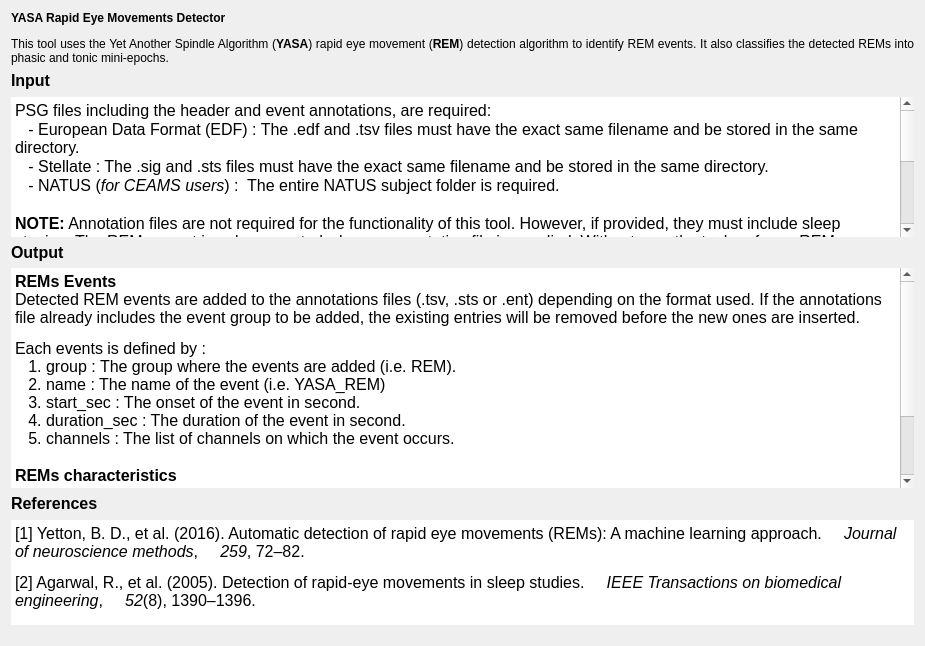
<?xml version="1.0" encoding="UTF-8"?>
<ui version="4.0">
 <class>IntroStepYASA</class>
 <widget class="QWidget" name="IntroStepYASA">
  <property name="geometry">
   <rect>
    <x>0</x>
    <y>0</y>
    <width>925</width>
    <height>646</height>
   </rect>
  </property>
  <property name="windowTitle">
   <string>Form</string>
  </property>
  <layout class="QVBoxLayout" name="verticalLayout_4">
   <item>
    <widget class="QLabel" name="label_2">
     <property name="minimumSize">
      <size>
       <width>0</width>
       <height>0</height>
      </size>
     </property>
     <property name="maximumSize">
      <size>
       <width>16777215</width>
       <height>140</height>
      </size>
     </property>
     <property name="font">
      <font>
       <italic>false</italic>
       <bold>false</bold>
      </font>
     </property>
     <property name="text">
      <string>&lt;html&gt;&lt;head/&gt;&lt;body&gt;&lt;p&gt;&lt;span style=&quot; font-weight:600;&quot;&gt;YASA Rapid Eye Movements Detector&lt;/span&gt;&lt;/p&gt;&lt;p&gt;This tool uses the Yet Another Spindle Algorithm (&lt;span style=&quot; font-weight:700;&quot;&gt;YASA&lt;/span&gt;) rapid eye movement (&lt;span style=&quot; font-weight:700;&quot;&gt;REM&lt;/span&gt;) detection algorithm to identify REM events. It also classifies the detected REMs into phasic and tonic mini-epochs.&lt;/p&gt;&lt;/body&gt;&lt;/html&gt;</string>
     </property>
     <property name="textFormat">
      <enum>Qt::TextFormat::AutoText</enum>
     </property>
     <property name="scaledContents">
      <bool>false</bool>
     </property>
     <property name="alignment">
      <set>Qt::AlignmentFlag::AlignJustify|Qt::AlignmentFlag::AlignVCenter</set>
     </property>
     <property name="wordWrap">
      <bool>true</bool>
     </property>
    </widget>
   </item>
   <item>
    <layout class="QVBoxLayout" name="verticalLayout_3">
     <property name="sizeConstraint">
      <enum>QLayout::SizeConstraint::SetMaximumSize</enum>
     </property>
     <item>
      <widget class="QLabel" name="label">
       <property name="minimumSize">
        <size>
         <width>0</width>
         <height>20</height>
        </size>
       </property>
       <property name="maximumSize">
        <size>
         <width>16777215</width>
         <height>20</height>
        </size>
       </property>
       <property name="font">
        <font>
         <italic>false</italic>
         <bold>false</bold>
        </font>
       </property>
       <property name="text">
        <string>&lt;html&gt;&lt;head/&gt;&lt;body&gt;&lt;p&gt;&lt;span style=&quot; font-size:12pt; font-weight:600;&quot;&gt;Input&lt;/span&gt;&lt;/p&gt;&lt;/body&gt;&lt;/html&gt;</string>
       </property>
       <property name="alignment">
        <set>Qt::AlignmentFlag::AlignLeading|Qt::AlignmentFlag::AlignLeft|Qt::AlignmentFlag::AlignVCenter</set>
       </property>
      </widget>
     </item>
     <item>
      <widget class="QTextEdit" name="textEdit">
       <property name="sizePolicy">
        <sizepolicy hsizetype="Expanding" vsizetype="Expanding">
         <horstretch>0</horstretch>
         <verstretch>0</verstretch>
        </sizepolicy>
       </property>
       <property name="minimumSize">
        <size>
         <width>0</width>
         <height>0</height>
        </size>
       </property>
       <property name="maximumSize">
        <size>
         <width>16777215</width>
         <height>140</height>
        </size>
       </property>
       <property name="layoutDirection">
        <enum>Qt::LayoutDirection::LeftToRight</enum>
       </property>
       <property name="styleSheet">
        <string notr="true"/>
       </property>
       <property name="frameShape">
        <enum>QFrame::Shape::NoFrame</enum>
       </property>
       <property name="frameShadow">
        <enum>QFrame::Shadow::Plain</enum>
       </property>
       <property name="lineWidth">
        <number>0</number>
       </property>
       <property name="sizeAdjustPolicy">
        <enum>QAbstractScrollArea::SizeAdjustPolicy::AdjustIgnored</enum>
       </property>
       <property name="readOnly">
        <bool>true</bool>
       </property>
       <property name="html">
        <string>&lt;!DOCTYPE HTML PUBLIC &quot;-//W3C//DTD HTML 4.0//EN&quot; &quot;http://www.w3.org/TR/REC-html40/strict.dtd&quot;&gt;
&lt;html&gt;&lt;head&gt;&lt;meta name=&quot;qrichtext&quot; content=&quot;1&quot; /&gt;&lt;meta charset=&quot;utf-8&quot; /&gt;&lt;style type=&quot;text/css&quot;&gt;
p, li { white-space: pre-wrap; }
hr { height: 1px; border-width: 0; }
li.unchecked::marker { content: &quot;\2610&quot;; }
li.checked::marker { content: &quot;\2612&quot;; }
&lt;/style&gt;&lt;/head&gt;&lt;body style=&quot; font-size:12pt; font-weight:400; font-style:normal;&quot;&gt;
&lt;p style=&quot; margin-top:0px; margin-bottom:0px; margin-left:0px; margin-right:0px; -qt-block-indent:0; text-indent:0px;&quot;&gt;PSG files including the header and event annotations, are required:&lt;/p&gt;
&lt;p style=&quot; margin-top:0px; margin-bottom:0px; margin-left:0px; margin-right:0px; -qt-block-indent:0; text-indent:0px;&quot;&gt;   - European Data Format (EDF) : The .edf and .tsv files must have the exact same filename and be stored in the same directory.&lt;/p&gt;
&lt;p style=&quot; margin-top:0px; margin-bottom:0px; margin-left:0px; margin-right:0px; -qt-block-indent:0; text-indent:0px;&quot;&gt;   - Stellate : The .sig and .sts files must have the exact same filename and be stored in the same directory.&lt;/p&gt;
&lt;p style=&quot; margin-top:0px; margin-bottom:0px; margin-left:0px; margin-right:0px; -qt-block-indent:0; text-indent:0px;&quot;&gt;   - NATUS (&lt;span style=&quot; font-style:italic;&quot;&gt;for CEAMS users&lt;/span&gt;) :  The entire NATUS subject folder is required.&lt;/p&gt;
&lt;p style=&quot;-qt-paragraph-type:empty; margin-top:0px; margin-bottom:0px; margin-left:0px; margin-right:0px; -qt-block-indent:0; text-indent:0px;&quot;&gt;&lt;br /&gt;&lt;/p&gt;
&lt;p style=&quot; margin-top:0px; margin-bottom:0px; margin-left:0px; margin-right:0px; -qt-block-indent:0; text-indent:0px;&quot;&gt;&lt;span style=&quot; font-weight:700;&quot;&gt;NOTE:&lt;/span&gt; Annotation files are not required for the functionality of this tool. However, if provided, they must include sleep staging. The REMs report is only generated when an annotation file is supplied. Without one, the tool performs REMs detection solely based on the algorithm's detection criteria, and detections may occur in any sleep stage.&lt;/p&gt;
&lt;p style=&quot;-qt-paragraph-type:empty; margin-top:0px; margin-bottom:0px; margin-left:0px; margin-right:0px; -qt-block-indent:0; text-indent:0px;&quot;&gt;&lt;br /&gt;&lt;/p&gt;
&lt;p style=&quot; margin-top:0px; margin-bottom:0px; margin-left:0px; margin-right:0px; -qt-block-indent:0; text-indent:0px;&quot;&gt;&lt;span style=&quot; font-weight:700;&quot;&gt;Suggestion:&lt;/span&gt; If you do not have annotation files, we highly recommend using the &amp;quot;&lt;span style=&quot; font-weight:700;&quot;&gt;Score Sleep Stages with YASA&lt;/span&gt;&amp;quot; tool first to generate an annotation file, and then running this tool for more reliable REMs detection.&lt;/p&gt;
&lt;p style=&quot;-qt-paragraph-type:empty; margin-top:0px; margin-bottom:0px; margin-left:0px; margin-right:0px; -qt-block-indent:0; text-indent:0px;&quot;&gt;&lt;br /&gt;&lt;/p&gt;
&lt;p style=&quot; margin-top:0px; margin-bottom:0px; margin-left:0px; margin-right:0px; -qt-block-indent:0; text-indent:0px;&quot;&gt;Channels:&lt;/p&gt;
&lt;p style=&quot; margin-top:0px; margin-bottom:0px; margin-left:0px; margin-right:0px; -qt-block-indent:0; text-indent:0px;&quot;&gt;This tool requires the selection of &lt;span style=&quot; font-weight:600;&quot;&gt;2&lt;/span&gt; &lt;span style=&quot; font-weight:600;&quot;&gt;EOG&lt;/span&gt; &lt;span style=&quot; font-weight:600;&quot;&gt;channels&lt;/span&gt; per recording for REMs detection.&lt;/p&gt;
&lt;p style=&quot;-qt-paragraph-type:empty; margin-top:0px; margin-bottom:0px; margin-left:0px; margin-right:0px; -qt-block-indent:0; text-indent:0px;&quot;&gt;&lt;br /&gt;&lt;/p&gt;&lt;/body&gt;&lt;/html&gt;</string>
       </property>
      </widget>
     </item>
    </layout>
   </item>
   <item>
    <layout class="QVBoxLayout" name="verticalLayout_2">
     <property name="sizeConstraint">
      <enum>QLayout::SizeConstraint::SetMaximumSize</enum>
     </property>
     <item>
      <widget class="QLabel" name="label_4">
       <property name="maximumSize">
        <size>
         <width>16777215</width>
         <height>20</height>
        </size>
       </property>
       <property name="sizeIncrement">
        <size>
         <width>0</width>
         <height>0</height>
        </size>
       </property>
       <property name="font">
        <font>
         <italic>false</italic>
         <bold>false</bold>
        </font>
       </property>
       <property name="frameShadow">
        <enum>QFrame::Shadow::Plain</enum>
       </property>
       <property name="lineWidth">
        <number>0</number>
       </property>
       <property name="text">
        <string>&lt;html&gt;&lt;head/&gt;&lt;body&gt;&lt;p&gt;&lt;span style=&quot; font-size:12pt; font-weight:600;&quot;&gt;Output&lt;/span&gt;&lt;/p&gt;&lt;/body&gt;&lt;/html&gt;</string>
       </property>
       <property name="alignment">
        <set>Qt::AlignmentFlag::AlignLeading|Qt::AlignmentFlag::AlignLeft|Qt::AlignmentFlag::AlignVCenter</set>
       </property>
      </widget>
     </item>
     <item>
      <widget class="QTextEdit" name="textEdit_2">
       <property name="minimumSize">
        <size>
         <width>0</width>
         <height>0</height>
        </size>
       </property>
       <property name="maximumSize">
        <size>
         <width>16777215</width>
         <height>16777215</height>
        </size>
       </property>
       <property name="frameShape">
        <enum>QFrame::Shape::NoFrame</enum>
       </property>
       <property name="frameShadow">
        <enum>QFrame::Shadow::Plain</enum>
       </property>
       <property name="lineWidth">
        <number>0</number>
       </property>
       <property name="sizeAdjustPolicy">
        <enum>QAbstractScrollArea::SizeAdjustPolicy::AdjustIgnored</enum>
       </property>
       <property name="readOnly">
        <bool>true</bool>
       </property>
       <property name="html">
        <string>&lt;!DOCTYPE HTML PUBLIC &quot;-//W3C//DTD HTML 4.0//EN&quot; &quot;http://www.w3.org/TR/REC-html40/strict.dtd&quot;&gt;
&lt;html&gt;&lt;head&gt;&lt;meta name=&quot;qrichtext&quot; content=&quot;1&quot; /&gt;&lt;meta charset=&quot;utf-8&quot; /&gt;&lt;style type=&quot;text/css&quot;&gt;
p, li { white-space: pre-wrap; }
hr { height: 1px; border-width: 0; }
li.unchecked::marker { content: &quot;\2610&quot;; }
li.checked::marker { content: &quot;\2612&quot;; }
&lt;/style&gt;&lt;/head&gt;&lt;body style=&quot; font-size:12pt; font-weight:400; font-style:normal;&quot;&gt;
&lt;p style=&quot; margin-top:12px; margin-bottom:12px; margin-left:0px; margin-right:0px; -qt-block-indent:0; text-indent:0px;&quot;&gt;&lt;span style=&quot; font-weight:700;&quot;&gt;REMs Events&lt;br /&gt;&lt;/span&gt;Detected REM events are added to the annotations files (.tsv, .sts or .ent) depending on the format used. If the annotations file already includes the event group to be added, the existing entries will be removed before the new ones are inserted.&lt;/p&gt;
&lt;p style=&quot; margin-top:0px; margin-bottom:0px; margin-left:0px; margin-right:0px; -qt-block-indent:0; text-indent:0px;&quot;&gt;Each events is defined by :&lt;br /&gt;   1. group : The group where the events are added (i.e. REM).&lt;br /&gt;   2. name : The name of the event (i.e. YASA_REM)&lt;br /&gt;   3. start_sec : The onset of the event in second. &lt;br /&gt;   4. duration_sec : The duration of the event in second.&lt;br /&gt;   5. channels : The list of channels on which the event occurs.&lt;br /&gt;&lt;/p&gt;
&lt;p style=&quot; margin-top:0px; margin-bottom:0px; margin-left:0px; margin-right:0px; -qt-block-indent:0; text-indent:0px;&quot;&gt;&lt;span style=&quot; font-weight:700;&quot;&gt;REMs characteristics&lt;/span&gt;&lt;/p&gt;
&lt;p style=&quot; margin-top:0px; margin-bottom:0px; margin-left:0px; margin-right:0px; -qt-block-indent:0; text-indent:0px;&quot;&gt;Characteristics for each REM event have been saved in a separate folder for further analysis.&lt;/p&gt;
&lt;p style=&quot; margin-top:0px; margin-bottom:0px; margin-left:0px; margin-right:0px; -qt-block-indent:0; text-indent:0px;&quot;&gt;&lt;br /&gt;&lt;span style=&quot; font-weight:700;&quot;&gt;REMs Cohort Report&lt;/span&gt;&lt;/p&gt;
&lt;p style=&quot; margin-top:0px; margin-bottom:0px; margin-left:0px; margin-right:0px; -qt-block-indent:0; text-indent:0px;&quot;&gt;Averaged REM characteristics and REM density are reported per sleep cycle and per hour in a cohort report.&lt;/p&gt;
&lt;p style=&quot; margin-top:0px; margin-bottom:0px; margin-left:0px; margin-right:0px; -qt-block-indent:0; text-indent:0px;&quot;&gt;&lt;span style=&quot; font-weight:700; color:#ff0000;&quot;&gt;NOTE:&lt;/span&gt;&lt;span style=&quot; color:#ff0000;&quot;&gt; Please define the &lt;/span&gt;&lt;span style=&quot; font-weight:700; color:#ff0000;&quot;&gt;sleep cycle&lt;/span&gt;&lt;span style=&quot; color:#ff0000;&quot;&gt; configuration you wish to use for the analysis using the blue panel on the left.&lt;/span&gt;&lt;/p&gt;&lt;/body&gt;&lt;/html&gt;</string>
       </property>
      </widget>
     </item>
    </layout>
   </item>
   <item>
    <layout class="QVBoxLayout" name="verticalLayout">
     <property name="sizeConstraint">
      <enum>QLayout::SizeConstraint::SetDefaultConstraint</enum>
     </property>
     <item>
      <widget class="QLabel" name="label_3">
       <property name="sizePolicy">
        <sizepolicy hsizetype="Preferred" vsizetype="Fixed">
         <horstretch>0</horstretch>
         <verstretch>0</verstretch>
        </sizepolicy>
       </property>
       <property name="maximumSize">
        <size>
         <width>16777215</width>
         <height>20</height>
        </size>
       </property>
       <property name="text">
        <string>&lt;html&gt;&lt;head/&gt;&lt;body&gt;&lt;p&gt;&lt;span style=&quot; font-size:12pt; font-weight:600;&quot;&gt;References&lt;/span&gt;&lt;/p&gt;&lt;/body&gt;&lt;/html&gt;</string>
       </property>
      </widget>
     </item>
     <item>
      <widget class="QTextEdit" name="textEdit_3">
       <property name="maximumSize">
        <size>
         <width>16777215</width>
         <height>105</height>
        </size>
       </property>
       <property name="frameShape">
        <enum>QFrame::Shape::NoFrame</enum>
       </property>
       <property name="lineWidth">
        <number>0</number>
       </property>
       <property name="sizeAdjustPolicy">
        <enum>QAbstractScrollArea::SizeAdjustPolicy::AdjustIgnored</enum>
       </property>
       <property name="readOnly">
        <bool>true</bool>
       </property>
       <property name="html">
        <string>&lt;!DOCTYPE HTML PUBLIC &quot;-//W3C//DTD HTML 4.0//EN&quot; &quot;http://www.w3.org/TR/REC-html40/strict.dtd&quot;&gt;
&lt;html&gt;&lt;head&gt;&lt;meta name=&quot;qrichtext&quot; content=&quot;1&quot; /&gt;&lt;meta charset=&quot;utf-8&quot; /&gt;&lt;style type=&quot;text/css&quot;&gt;
p, li { white-space: pre-wrap; }
hr { height: 1px; border-width: 0; }
li.unchecked::marker { content: &quot;\2610&quot;; }
li.checked::marker { content: &quot;\2612&quot;; }
&lt;/style&gt;&lt;/head&gt;&lt;body style=&quot; font-size:12pt; font-weight:400; font-style:normal;&quot;&gt;
&lt;p style=&quot; margin-top:0px; margin-bottom:0px; margin-left:0px; margin-right:0px; -qt-block-indent:0; text-indent:0px;&quot;&gt;&lt;span style=&quot;&quot;&gt;[1] Yetton, B. D., et al. (2016). Automatic detection of rapid eye movements (REMs): A machine learning approach.     &lt;/span&gt;&lt;span style=&quot; font-style:italic;&quot;&gt;Journal of neuroscience methods&lt;/span&gt;&lt;span style=&quot;&quot;&gt;,     &lt;/span&gt;&lt;span style=&quot; font-style:italic;&quot;&gt;259&lt;/span&gt;&lt;span style=&quot;&quot;&gt;, 72–82.&lt;/span&gt;&lt;span style=&quot; font-size:10pt;&quot;&gt;  &lt;/span&gt;&lt;/p&gt;
&lt;p style=&quot; margin-top:12px; margin-bottom:12px; margin-left:0px; margin-right:0px; -qt-block-indent:0; text-indent:0px;&quot;&gt;&lt;span style=&quot;&quot;&gt;[2] Agarwal, R., et al. (2005). Detection of rapid-eye movements in sleep studies.     &lt;/span&gt;&lt;span style=&quot; font-style:italic;&quot;&gt;IEEE Transactions on biomedical engineering&lt;/span&gt;&lt;span style=&quot;&quot;&gt;,     &lt;/span&gt;&lt;span style=&quot; font-style:italic;&quot;&gt;52&lt;/span&gt;&lt;span style=&quot;&quot;&gt;(8), 1390–1396.&lt;/span&gt;&lt;/p&gt;&lt;/body&gt;&lt;/html&gt;</string>
       </property>
      </widget>
     </item>
    </layout>
   </item>
   <item>
    <spacer name="verticalSpacer_2">
     <property name="orientation">
      <enum>Qt::Orientation::Vertical</enum>
     </property>
     <property name="sizeType">
      <enum>QSizePolicy::Policy::Ignored</enum>
     </property>
     <property name="sizeHint" stdset="0">
      <size>
       <width>715</width>
       <height>10</height>
      </size>
     </property>
    </spacer>
   </item>
  </layout>
 </widget>
 <resources>
  <include location="../../../../../snooz-toolbox/src/main/python/ui/themes/themes.qrc"/>
 </resources>
 <connections/>
 <slots>
  <slot>on_choose()</slot>
  <slot>on_input_format_changed()</slot>
 </slots>
</ui>
